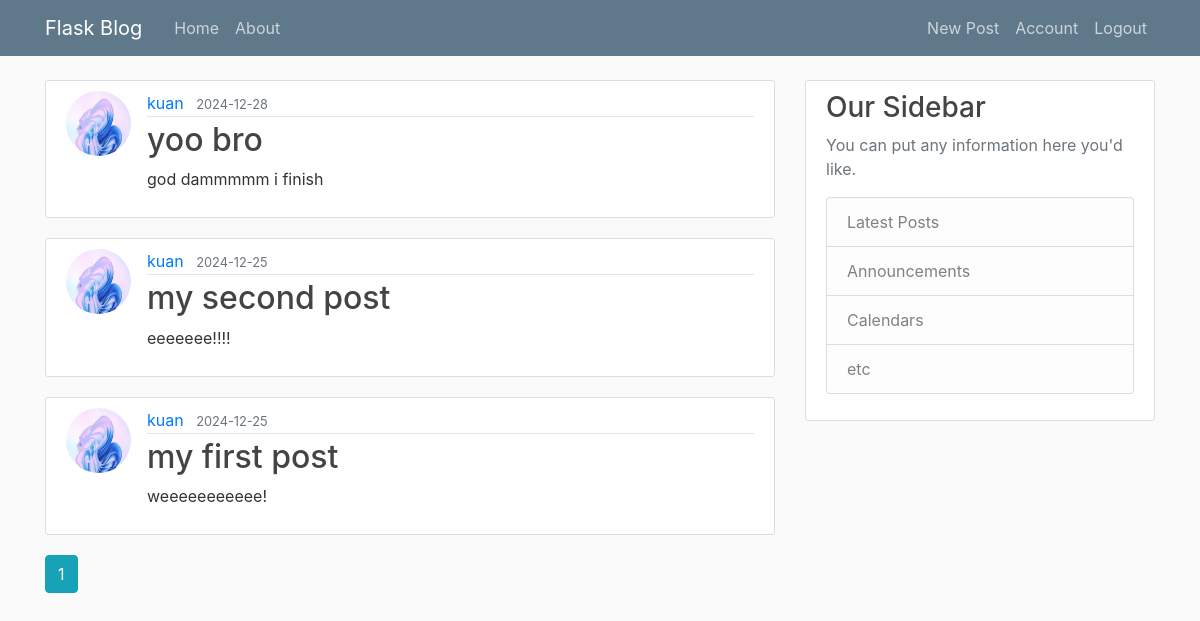
Screenshot of /home (signed in) with the database file from the repository.
### flaskblog/models.py (models this page shows, shortened)
class Post(db.Model):
    id = db.Column(db.Integer, primary_key=True)  # 唯一標識符
    title = db.Column(db.String(100), nullable=False)  # 文章標題，不可為空
    date_posted = db.Column(db.DateTime, nullable=False, default=datetime.utcnow)  # 發布日期，預設為當前 UTC 時間
    content = db.Column(db.Text, nullable=False)  # 文章內容，不可為空
    user_id = db.Column(db.Integer, db.ForeignKey('user.id'), nullable=False)  # 外鍵，參照 user 表的 id 欄位

class User(db.Model, UserMixin):
    id = db.Column(db.Integer, primary_key=True)  # 唯一標識符
    username = db.Column(db.String(20), unique=True, nullable=False)  # 用戶名稱，必須唯一且不可為空
    email = db.Column(db.String(120), unique=True, nullable=False)  # 電子郵件，必須唯一且不可為空
    image_file = db.Column(db.String(20), nullable=False, default='default.jpg')  # 頭像圖片，預設為 default.jpg
    password = db.Column(db.String(60), nullable=False)  # 使用哈希加密後的密碼
    posts = db.relationship('Post', backref='author', lazy=True)  # 與文章模型的關聯，一對多關係

### flaskblog/main/routes.py (the view)
@main.route("/")  # 根路徑
@main.route("/home")  # /home 路徑
def home():
    page = request.args.get('page', 1, type=int)
    posts = Post.query.order_by(Post.date_posted.desc()).paginate(page=page, per_page=5)
    return render_template('home.html', posts=posts)

### flaskblog/models.py (called while the page is built)
@login_manager.user_loader
def load_user(user_id):
    return User.query.get(int(user_id))

### flaskblog/templates/home.html
{% extends "layout.html" %}
{% block content %}
    {% for post in posts.items %}
        <article class="media content-section">
            <img class="rounded-circle article-img" src="{{ url_for('static', filename='profile_pics/' + post.author.image_file) }}">
            <div class="media-body">
                <div class="article-metadata">
                    <a class="mr-2" href="{{ url_for('users.user_posts', username=post.author.username) }}">{{ post.author.username }}</a>
                    <small class="text-muted">{{ post.date_posted.strftime('%Y-%m-%d') }}</small>
                </div>
                <h2><a class="article-title" href="{{ url_for('posts.post', post_id=post.id) }}">{{ post.title }}</a></h2>
                <p class="article-content">{{ post.content }}</p>
            </div>
        </article>
    {% endfor %}
    {% for page_num in posts.iter_pages(left_edge=1, right_edge=1, left_current=1, right_current=2) %}
        {% if page_num %}
            {% if posts.page == page_num %}
                <a class="btn btn-info mb-4" href="{{ url_for('main.home', page=page_num) }}">{{ page_num }}</a>
            {% else %}
                <a class="btn btn-outline-info mb-4" href="{{ url_for('main.home', page=page_num) }}">{{ page_num }}</a>
            {% endif %}
        {% else %}
            ...
        {% endif %}
    {% endfor %}
{% endblock content %}

### flaskblog/static/main.css (style rules this page uses)
body { background: #fafafa; color: #333333; margin-top: 5rem; }
h1, h2, h3, h4, h5, h6 { color: #444444; }
.content-section { background: #ffffff; padding: 10px 20px; border: 1px solid #dddddd; border-radius: 3px; margin-bottom: 20px; }
.article-title { color: #444444; }
.article-content { white-space: pre-line; }
.article-img { height: 65px; width: 65px; margin-right: 16px; }
.article-metadata { padding-bottom: 1px; margin-bottom: 4px; border-bottom: 1px solid #e3e3e3 }

### rows the page displays
Post: image_file (picture), author.username "kuan", date_posted "2024-12-28", title "yoo bro", content "god dammmmm i finish"
Post: image_file (picture), author.username "kuan", date_posted "2024-12-25", title "my second post", content "eeeeeee!!!!"
Post: image_file (picture), author.username "kuan", date_posted "2024-12-25", title "my first post", content "weeeeeeeeeee!"

### other values shown
{{ page_num }} "1"
